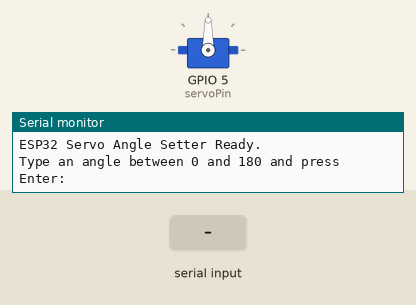
A sketch run on a simulated ESP32-S3. Shown: servo, the last lines printed to the serial monitor. The inputs (shaded band) are chosen by the test bench.

Above: at 1.2 s.
1.3 s: "5\n" received over Serial
At 2.3 s:
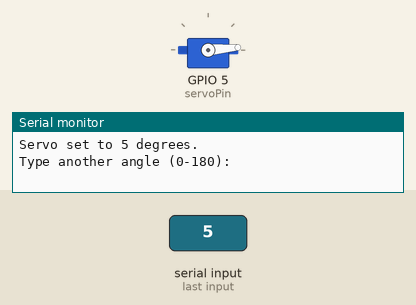
2.8 s: "90\n" received over Serial
At 3.4 s:
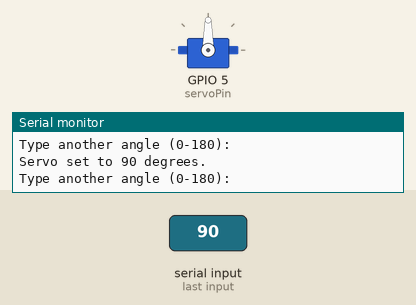
Timing chart, 0 to 5.8 s (numbered marks = the images above; inputs shaded):
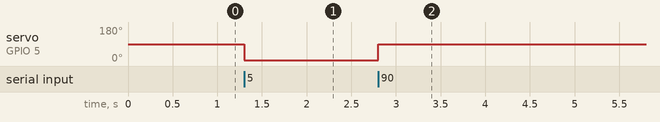

Measured:
- after the input at 1.3 s, servo on GPIO 5 (servoPin): 90° → 5° at once
- after the input at 2.8 s, servo on GPIO 5 (servoPin): 5° → 90° at once

The sketch:

servo_set.ino
```cpp
// values from experience
//const int servo_on = 125;
//const int servo_neutral  = 90;
//const int servo_off  = 55;


#include <ESP32Servo.h>

Servo myServo;

const int servoPin = 5; // Use any PWM-capable pin, e.g., GPIO 5

void setup() {
  Serial.begin(115200);
  myServo.setPeriodHertz(50); // Standard 50 Hz for servos
  myServo.attach(servoPin, 500, 2400); // Pin, min pulse width, max pulse width (in microseconds)
  myServo.write(90); // Start at neutral

  Serial.println("ESP32 Servo Angle Setter Ready.");
  Serial.println("Type an angle between 0 and 180 and press Enter:");
}

void loop() {
  static String inputString = "";
  while (Serial.available()) {
    char inChar = (char)Serial.read();
    if (inChar == '\n' || inChar == '\r') {
      if (inputString.length() > 0) {
        int angle = inputString.toInt();
        if (angle >= 0 && angle <= 180) {
          myServo.write(angle);
          Serial.print("Servo set to ");
          Serial.print(angle);
          Serial.println(" degrees.");
        } else {
          Serial.println("Invalid angle. Enter value 0-180.");
        }
        inputString = "";
        Serial.println("Type another angle (0-180):");
      }
    } else if (isDigit(inChar)) {
      inputString += inChar;
    }
    // ignore other characters
  }
}
```
